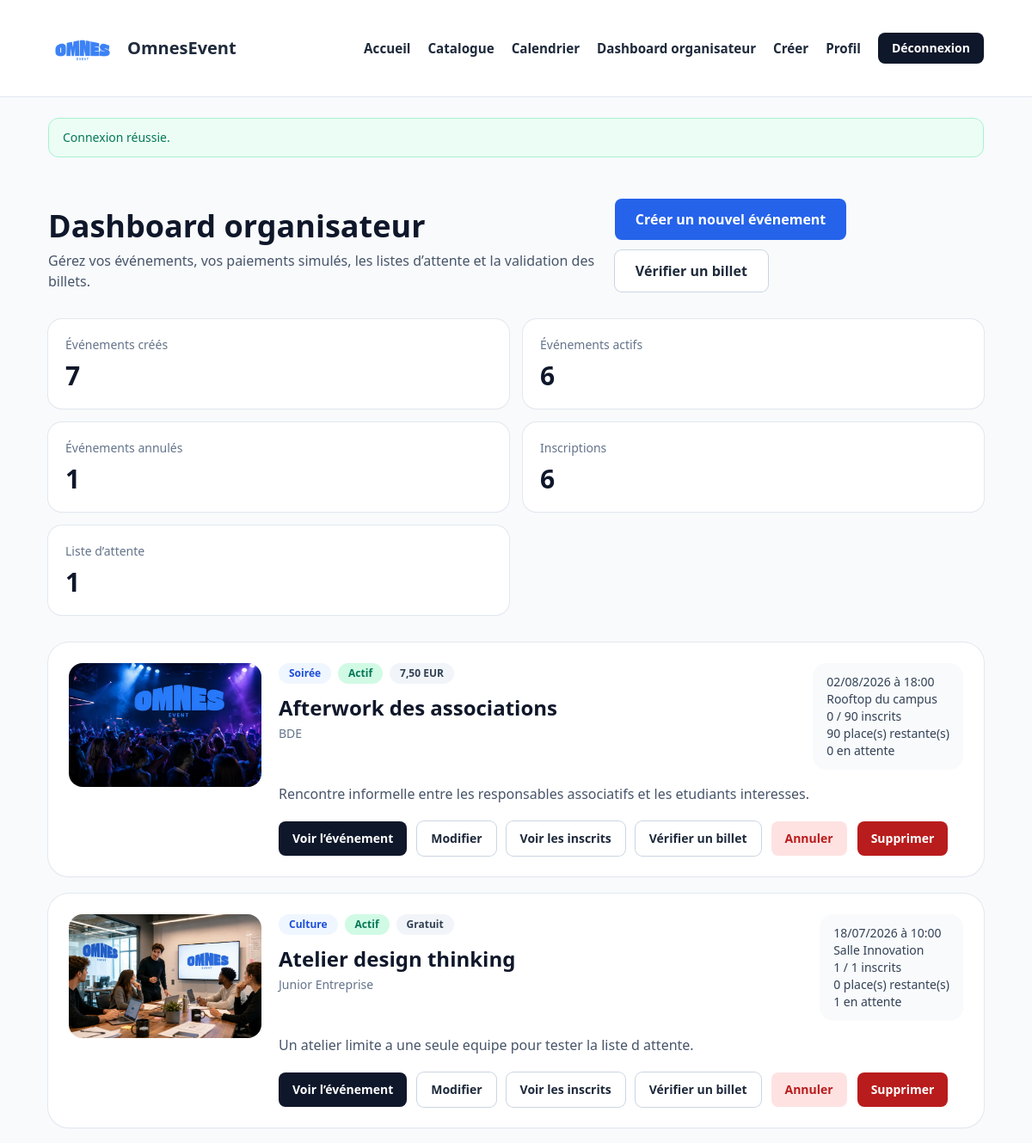
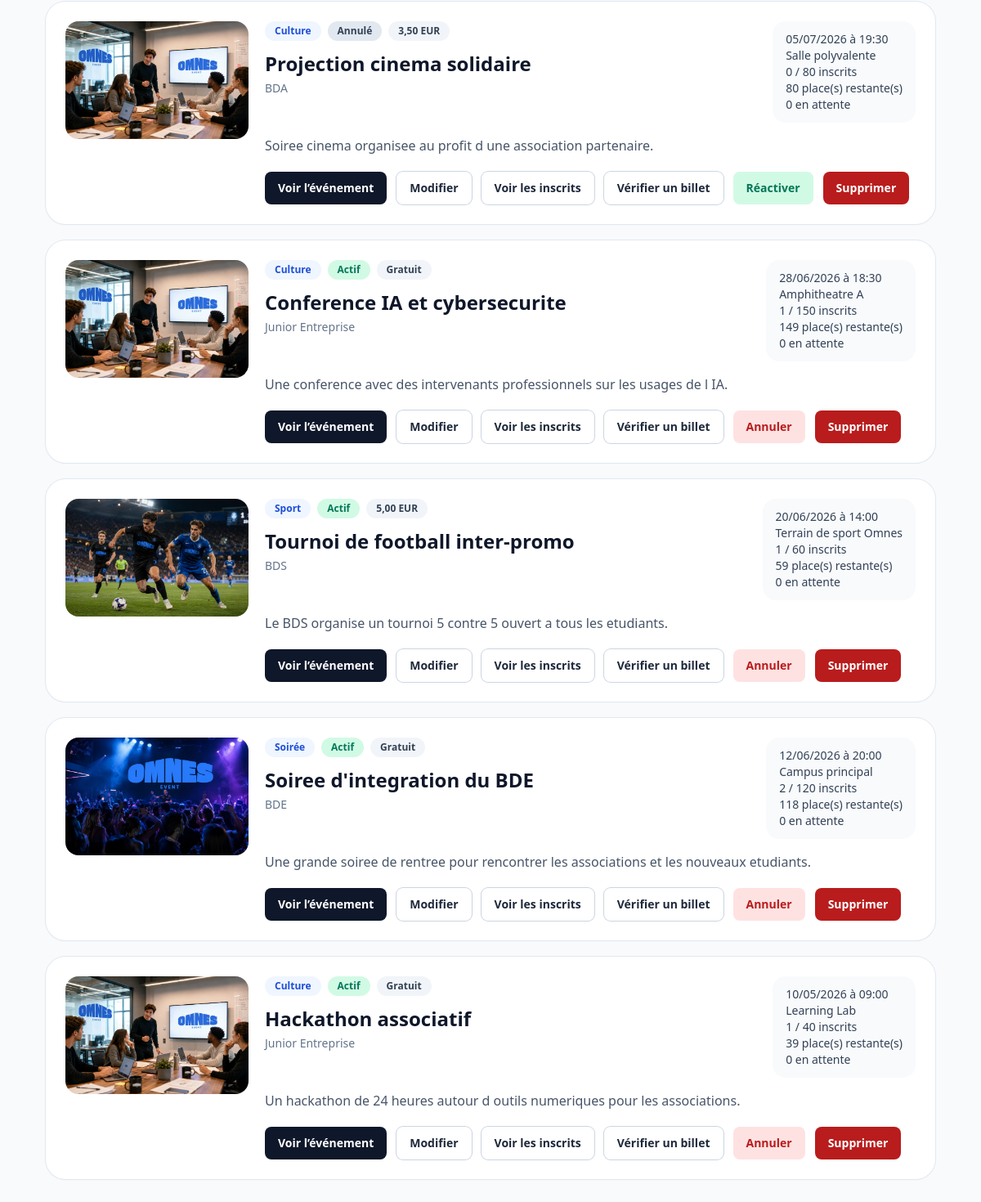
The app's page /pages/dashboard-organisateur.php (signed in) with its own data (2 pictures, top to bottom).
### tables this page shows
CREATE TABLE evenements (
    id INT AUTO_INCREMENT PRIMARY KEY,
    titre VARCHAR(180) NOT NULL,
    description TEXT NOT NULL,
    details_complets TEXT NULL,
    date_evenement DATETIME NOT NULL,
    lieu VARCHAR(180) NOT NULL,
    adresse_complete VARCHAR(255) NULL,
    categorie VARCHAR(50) NOT NULL,
    association VARCHAR(120) NOT NULL,
    image VARCHAR(255) NULL,
    capacite_max INT NOT NULL,
    prix DECIMAL(10,2) NOT NULL DEFAULT 0.00,
    places_reservees INT NOT NULL DEFAULT 0,
    statut ENUM('actif', 'annule') NOT NULL DEFAULT 'actif',
    organisateur_id INT NOT NULL,
    created_at TIMESTAMP NOT NULL DEFAULT CURRENT_TIMESTAMP,
    CONSTRAINT fk_evenements_organisateur
        FOREIGN KEY (organisateur_id) REFERENCES users(id)
        ON DELETE CASCADE
        ON UPDATE CASCADE
);

### includes/functions.php (called while the page is built, shortened)
<?php
function e(null|string|int|float $value): string
{
    return htmlspecialchars((string) $value, ENT_QUOTES, 'UTF-8');
}
function url(string $path = ''): string
{
    $path = trim($path);
    return BASE_URL . '/' . ltrim($path, '/');
}
function format_event_date(string $datetime, string $format = 'd/m/Y à H:i'): string
{
    return (new DateTime($datetime))->format($format);
}
function normalize_category(?string $value): ?string
{
    $normalized = trim(mb_strtolower($value, 'UTF-8'));
    $normalized = strtr($normalized, [
        'é' => 'e',
        'è' => 'e',
        'ê' => 'e',
        'ë' => 'e',
        'à' => 'a',
        'â' => 'a',
        'î' => 'i',
        'ï' => 'i',
        'ô' => 'o',
        'ö' => 'o',
        'ù' => 'u',
        'û' => 'u',
        'ü' => 'u',
        'Ã©' => 'e',
        'Ã¨' => 'e',
        'Ãª' => 'e',
        'Ã«' => 'e',
        'Ã ' => 'a',
        'Ã¢' => 'a',
        'Ã®' => 'i',
        'Ã¯' => 'i',
        'Ã´' => 'o',
        'Ã¶' => 'o',
        'Ã¹' => 'u',
        'Ã»' => 'u',
        'Ã¼' => 'u',
        'ÃƒÂ©' => 'e',
        'ÃƒÂ¨' => 'e',
        'ÃƒÂª' => 'e',
    ]);
    return match ($normalized) {
        'soiree' => 'Soiree',
        'sport' => 'Sport',
        'culture' => 'Culture',
        default => null,
    };
}
function display_category(?string $category): string
{
    return match (normalize_category($category)) {
        'Soiree' => 'Soirée',
        'Sport' => 'Sport',
        'Culture' => 'Culture',
        default => (string) $category,
    };
}
function event_image(?string $image, ?string $category = null): string
{
    if ($image !== null && $image !== '') {
        return url($image);
    }
    return match (normalize_category($category)) {
        'Soiree' => url('images/Soiree.webp'),
        'Sport' => url('images/foot.webp'),
        default => url('images/reunion.webp'),
    };
}
function event_reserved_places(array $event, PDO $pdo): int
{
    if (isset($event['places_reservees'])) {
        return (int) $event['places_reservees'];
    }
    $stmt = $pdo->prepare(
        'SELECT COUNT(*)
         FROM reservations
         WHERE evenement_id = :event_id
           AND statut = "reserve"'
    );
    $stmt->execute(['event_id' => (int) $event['id']]);
    return (int) $stmt->fetchColumn();
}
function event_waitlist_count(PDO $pdo, int $eventId): int
{
    $stmt = $pdo->prepare(
        'SELECT COUNT(*)
         FROM listes_attente
         WHERE evenement_id = :event_id
           AND statut = "en_attente"'
    );
    $stmt->execute(['event_id' => $eventId]);
    return (int) $stmt->fetchColumn();
}
function event_price(array $event): float
{
    return round((float) ($event['prix'] ?? 0), 2);
}
function format_price(float $price): string
{
    if ($price <= 0) {
        return 'Gratuit';
    }
    return number_format($price, 2, ',', ' ') . ' EUR';
}

### pages/dashboard-organisateur.php (the view, shortened to what this page needs)
<?php
require_once __DIR__ . '/../includes/bootstrap.php';
$user = current_user();
$eventsStmt = $pdo->prepare(
    'SELECT e.*
     FROM evenements e
     WHERE e.organisateur_id = :organisateur_id
     ORDER BY e.date_evenement DESC'
);
$eventsStmt->execute(['organisateur_id' => $user['id']]);
$events = $eventsStmt->fetchAll();
$stats = [
    'total' => count($events),
    'actifs' => 0,
    'annules' => 0,
    'inscriptions' => 0,
    'attente' => 0,
];
foreach ($events as $event) {
    $stats['inscriptions'] += event_reserved_places($event, $pdo);
    $stats['attente'] += event_waitlist_count($pdo, (int) $event['id']);
    if ($event['statut'] === 'actif') {
        $stats['actifs']++;
    } else {
        $stats['annules']++;
    }
}
include __DIR__ . '/../includes/header.php';
?>
<section class="mx-auto max-w-6xl px-4 py-12 md:px-8">
    <div class="mb-8 flex flex-col gap-4 md:flex-row md:items-end md:justify-between">
        <div>
            <h1 class="text-4xl font-bold text-slate-900">Dashboard organisateur</h1>
            <p class="mt-2 text-slate-600">Gérez vos événements, vos paiements simulés, les listes d’attente et la validation des billets.</p>
        </div>
        <div class="flex flex-wrap gap-3">
            <a href="<?= e(url('pages/creer-evenement.php')) ?>" class="rounded-lg bg-blue-600 px-6 py-3 font-semibold text-white hover:bg-blue-700">
                Créer un nouvel événement
            </a>
            <a href="<?= e(url('pages/verification-billet.php')) ?>" class="rounded-lg bg-white px-6 py-3 font-semibold text-slate-800 ring-1 ring-slate-300 hover:bg-slate-100">
                Vérifier un billet
            </a>
        </div>
    </div>
    <div class="mb-8 grid gap-4 sm:grid-cols-2 xl:grid-cols-5">
        <div class="rounded-2xl bg-white p-5 shadow-sm ring-1 ring-slate-200">
            <p class="text-sm text-slate-500">Événements créés</p>
            <p class="mt-2 text-3xl font-bold text-slate-900"><?= e((string) $stats['total']) ?></p>
        </div>
        <div class="rounded-2xl bg-white p-5 shadow-sm ring-1 ring-slate-200">
            <p class="text-sm text-slate-500">Événements actifs</p>
            <p class="mt-2 text-3xl font-bold text-slate-900"><?= e((string) $stats['actifs']) ?></p>
        </div>
        <div class="rounded-2xl bg-white p-5 shadow-sm ring-1 ring-slate-200">
            <p class="text-sm text-slate-500">Événements annulés</p>
            <p class="mt-2 text-3xl font-bold text-slate-900"><?= e((string) $stats['annules']) ?></p>
        </div>
        <div class="rounded-2xl bg-white p-5 shadow-sm ring-1 ring-slate-200">
            <p class="text-sm text-slate-500">Inscriptions</p>
            <p class="mt-2 text-3xl font-bold text-slate-900"><?= e((string) $stats['inscriptions']) ?></p>
        </div>
        <div class="rounded-2xl bg-white p-5 shadow-sm ring-1 ring-slate-200">
            <p class="text-sm text-slate-500">Liste d’attente</p>
            <p class="mt-2 text-3xl font-bold text-slate-900"><?= e((string) $stats['attente']) ?></p>
        </div>
    </div>
    <div class="space-y-5">
        <?php foreach ($events as $event): ?>
            <?php
            $reserved = event_reserved_places($event, $pdo);
            $capacity = (int) $event['capacite_max'];
            $remaining = max(0, $capacity - $reserved);
            $waitlistCount = event_waitlist_count($pdo, (int) $event['id']);
            ?>
            <article class="rounded-3xl bg-white p-6 shadow-sm ring-1 ring-slate-200">
                <div class="flex flex-col gap-5 lg:flex-row lg:items-start">
                    <img src="<?= e(event_image($event['image'], $event['categorie'])) ?>" alt="<?= e($event['titre']) ?>" class="h-36 w-full rounded-2xl object-cover lg:w-56">
                    <div class="flex-1">
                        <div class="flex flex-wrap items-start justify-between gap-3">
                            <div>
                                <div class="flex flex-wrap gap-2">
                                    <span class="rounded-full bg-blue-50 px-3 py-1 text-xs font-semibold text-blue-700"><?= e(display_category($event['categorie'])) ?></span>
                                    <span class="rounded-full px-3 py-1 text-xs font-semibold <?= $event['statut'] === 'actif' ? 'bg-emerald-100 text-emerald-700' : 'bg-slate-200 text-slate-700' ?>">
                                        <?= e($event['statut'] === 'actif' ? 'Actif' : 'Annulé') ?>
                                    </span>
                                    <span class="rounded-full bg-slate-100 px-3 py-1 text-xs font-semibold text-slate-700"><?= e(format_price(event_price($event))) ?></span>
                                </div>
                                <h2 class="mt-3 text-2xl font-bold text-slate-900"><?= e($event['titre']) ?></h2>
                                <p class="mt-1 text-sm text-slate-500"><?= e($event['association']) ?></p>
                            </div>
                            <div class="rounded-2xl bg-slate-50 px-4 py-3 text-sm text-slate-700">
                                <p><?= e(format_event_date($event['date_evenement'])) ?></p>
                                <p><?= e($event['lieu']) ?></p>
                                <p><?= e($reserved) ?> / <?= e($capacity) ?> inscrits</p>
                                <p><?= e($remaining) ?> place(s) restante(s)</p>
                                <p><?= e((string) $waitlistCount) ?> en attente</p>
                            </div>
                        </div>
                        <p class="mt-4 text-slate-600"><?= e($event['description']) ?></p>
                        <div class="mt-5 flex flex-wrap gap-3">
                            <a href="<?= e(url('pages/detail-evenement.php?id=' . (int) $event['id'])) ?>" class="rounded-lg bg-slate-900 px-4 py-2.5 text-sm font-semibold text-white hover:bg-slate-700">
                                Voir l’événement
                            </a>
                            <a href="<?= e(url('pages/modifier-evenement.php?id=' . (int) $event['id'])) ?>" class="rounded-lg bg-white px-4 py-2.5 text-sm font-semibold text-slate-800 ring-1 ring-slate-300 hover:bg-slate-100">
                                Modifier
                            </a>
                            <a href="<?= e(url('pages/inscrits-evenement.php?id=' . (int) $event['id'])) ?>" class="rounded-lg bg-white px-4 py-2.5 text-sm font-semibold text-slate-800 ring-1 ring-slate-300 hover:bg-slate-100">
                                Voir les inscrits
                            </a>
                            <a href="<?= e(url('pages/verification-billet.php?event_id=' . (int) $event['id'])) ?>" class="rounded-lg bg-white px-4 py-2.5 text-sm font-semibold text-slate-800 ring-1 ring-slate-300 hover:bg-slate-100">
                                Vérifier un billet
                            </a>
                            <form method="post">
                                <button type="submit" class="rounded-lg <?= $event['statut'] === 'actif' ? 'bg-red-100 text-red-700 hover:bg-red-200' : 'bg-emerald-100 text-emerald-700 hover:bg-emerald-200' ?> px-4 py-2.5 text-sm font-semibold">
                                    <?= e($event['statut'] === 'actif' ? 'Annuler' : 'Réactiver') ?>
                                </button>
                            </form>
                            <form method="post" onsubmit="return confirm('Supprimer définitivement cet événement ?');">
                                <button type="submit" class="rounded-lg bg-red-700 px-4 py-2.5 text-sm font-semibold text-white hover:bg-red-800">
                                    Supprimer
                                </button>
                            </form>
                        </div>
                    </div>
                </div>
            </article>
        <?php endforeach; ?>
    </div>
</section>
<?php include __DIR__ . '/../includes/footer.php'; ?>

### assets/styles.css (style rules this page uses)
html { scroll-behavior: smooth; }
body { font-family: "Segoe UI", Tahoma, Geneva, Verdana, sans-serif; }

### records on screen
evenements: id "7", image+categorie (picture), categorie "Culture", statut "Actif", prix "Gratuit", titre "Atelier design thinking", association "Junior Entreprise", date_evenement "18/07/2026 à 10:00", lieu "Salle Innovation", places_reservees "1", capacite_max "1", remaining "0", waitlistCount "1", description "Un atelier limite a une seule equipe pour tester la liste d attente.", statut "Annuler"
evenements: image+categorie (picture), categorie "Soirée", statut "Actif", prix "7,50 EUR", titre "Afterwork des associations", association "BDE", date_evenement "02/08/2026 à 18:00", lieu "Rooftop du campus", places_reservees "0", capacite_max "90", waitlistCount "0", description "Rencontre informelle entre les responsables associatifs et les etudiants interesses.", statut "Annuler"
evenements: image+categorie (picture), categorie "Culture", statut "Annulé", prix "3,50 EUR", titre "Projection cinema solidaire", association "BDA", date_evenement "05/07/2026 à 19:30", lieu "Salle polyvalente", places_reservees "0", capacite_max "80", waitlistCount "0", description "Soiree cinema organisee au profit d une association partenaire.", statut "Réactiver"
evenements: image+categorie (picture), categorie "Culture", statut "Actif", prix "Gratuit", titre "Conference IA et cybersecurite", association "Junior Entreprise", date_evenement "28/06/2026 à 18:30", lieu "Amphitheatre A", places_reservees "1", capacite_max "150", remaining "149", waitlistCount "0", description "Une conference avec des intervenants professionnels sur les usages de l IA.", statut "Annuler"
evenements: image+categorie (picture), categorie "Sport", statut "Actif", prix "5,00 EUR", titre "Tournoi de football inter-promo", association "BDS", date_evenement "20/06/2026 à 14:00", lieu "Terrain de sport Omnes", places_reservees "1", capacite_max "60", remaining "59", waitlistCount "0", description "Le BDS organise un tournoi 5 contre 5 ouvert a tous les etudiants.", statut "Annuler"
evenements: image+categorie (picture), categorie "Soirée", statut "Actif", prix "Gratuit", titre "Soiree d'integration du BDE", association "BDE", date_evenement "12/06/2026 à 20:00", lieu "Campus principal", places_reservees "2", capacite_max "120", remaining "118", waitlistCount "0", description "Une grande soiree de rentree pour rencontrer les associations et les nouveaux etudiants.", statut "Annuler"
evenements: image+categorie (picture), categorie "Culture", statut "Actif", prix "Gratuit", titre "Hackathon associatif", association "Junior Entreprise", date_evenement "10/05/2026 à 09:00", lieu "Learning Lab", places_reservees "1", capacite_max "40", remaining "39", waitlistCount "0", description "Un hackathon de 24 heures autour d outils numeriques pour les associations.", statut "Annuler"

### other values on screen
$message['message'] "Connexion réussie."
$stats['actifs'] "6"
$stats['annules'] "1"
$stats['inscriptions'] "6"
$stats['attente'] "1"
